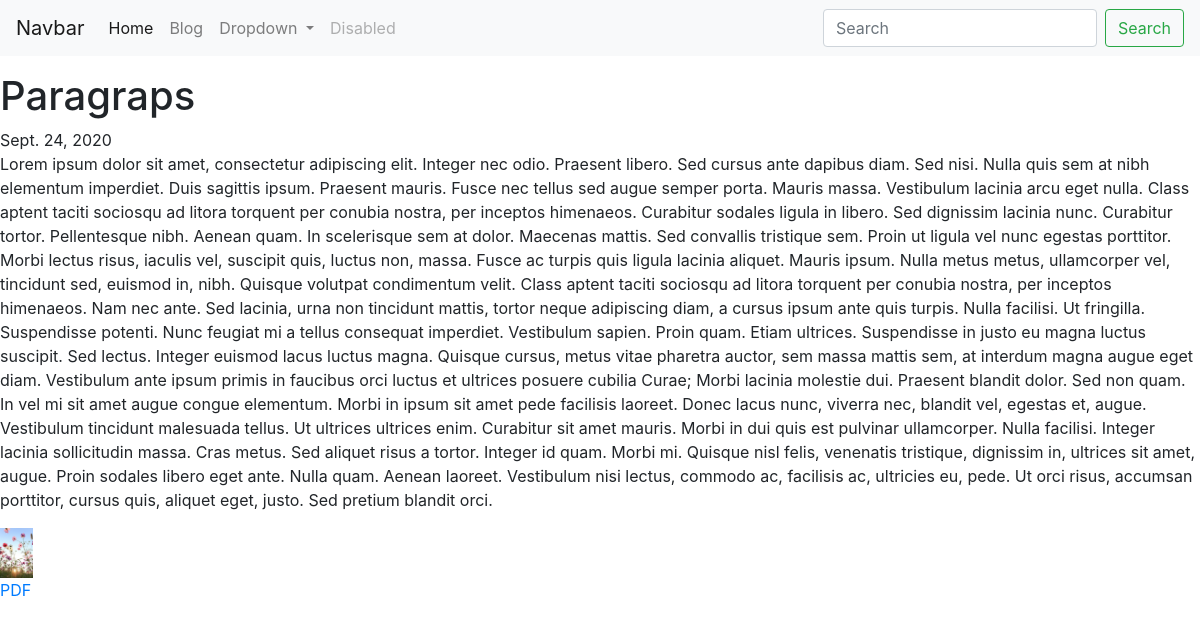
Screenshot of /blog/15/ with the database file from the repository.
### blog/models.py (models this page shows)
class Blog(models.Model):
    Title=models.CharField(max_length=100)
    description=models.TextField()
    date=models.DateField()

### blog/views.py (the view)
# urls.py: path('<int:blog_id>/',views.detail,name='detail'),
def detail(request,blog_id):
    context=get_object_or_404(Blog,pk=blog_id)
    return render (request,'blog/detail.html',{'sos':context})

### templates/blog/detail.html
{% extends 'base.html' %}
{% block content %}
{% load static %}
<p>
    <h1>{{sos.Title}}</h1>
    {{sos.date}}
    <br>
    {{sos.description}}
</p>
<img src="{% static 'one.jpg' %}" alt="mahmud"style="max-width: 50px; max-height: 50px;">
<br>
<a href="{% static 'lol.pdf' %}" alt="mahmud"> PDF</a>
{% endblock %}

### rows the page displays
Blog: Title "Paragraps", date "Sept. 24, 2020", description "Lorem ipsum dolor sit amet, consectetur adipiscing elit. Integer nec odio. Praesent libero. Sed cursus ante dapibus diam. Sed nisi. Nulla quis sem at nibh elementum imperdiet. Duis sagittis ipsum. Praesent mauris. Fusce nec tellus sed augue semper porta. Mauris massa. Vestibulum lacinia arcu eget nulla. Class aptent taciti sociosqu ad litora torquent per conubia nostra, per inceptos himenaeos. Curabitur sodales ligula in libero. Sed dignissim lacinia nunc. Curabitur tortor. Pellentesque nibh. Aenean quam. In scelerisque sem at dolor. Maecenas mattis. Sed convallis tristique sem. Proin ut ligula vel nunc egestas porttitor. Morbi lectus risus, iaculis vel, suscipit quis, luctus non, massa.…"
